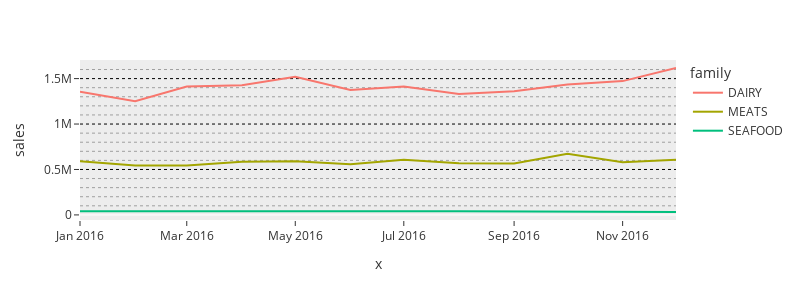

Notebook cell for this chart:
### Markdown cell above
# Plotly

### Code cell
fig = px.line(
    df2, 
    x=df2.index.values,
    y="sales",
    color='family',
    width=800, 
    height=300,
    template='ggplot2'
)

fig.update_xaxes(showgrid=False)
fig.update_yaxes(
    showgrid=True,
    gridwidth=1, # Ancho de las líneas en pixeles
    gridcolor='black', # Colores disponibles: https://developer.mozilla.org/en-US/docs/Web/CSS/named-color
    griddash='dot', # Estilos de lineas: "solid", "dot", "dash", "longdash", "dashdot", o "longdashdot"
    minor_griddash='dot', # Estilos de los ejes menores
    # No hay forma de cambiar la opacidad
)

fig.show()

### Figure 1 — Plotly figure (JSON) as saved in the notebook; plotly's stock layout.template omitted (floating-point values rounded to 4 significant figures)
{"data": [{"hovertemplate": "family=DAIRY<br>x=%{x}<br>sales=%{y}<extra></extra>", "legendgroup": "DAIRY", "line": {"color": "#F8766D", "dash": "solid"}, "marker": {"symbol": "circle"}, "mode": "lines", "name": "DAIRY", "orientation": "v", "showlegend": true, "type": "scatter", "x": ["2016-01", "2016-02", "2016-03", "2016-04", "2016-05", "2016-06", "2016-07", "2016-08", "2016-09", "2016-10", "2016-11", "2016-12"], "xaxis": "x", "y": [1354875, 1250980, 1411860, 1427146, 1520885, 1373631, 1412688, 1330689, 1360984, 1434197, 1472571, 1616687], "yaxis": "y"}, {"hovertemplate": "family=MEATS<br>x=%{x}<br>sales=%{y}<extra></extra>", "legendgroup": "MEATS", "line": {"color": "#A3A500", "dash": "solid"}, "marker": {"symbol": "circle"}, "mode": "lines", "name": "MEATS", "orientation": "v", "showlegend": true, "type": "scatter", "x": ["2016-01", "2016-02", "2016-03", "2016-04", "2016-05", "2016-06", "2016-07", "2016-08", "2016-09", "2016-10", "2016-11", "2016-12"], "xaxis": "x", "y": [591100.0, 545000.0, 543500.0, 583700.0, 591500.0, 557500.0, 607700.0, 568500.0, 565000.0, 672100.0, 579000.0, 606000.0], "yaxis": "y"}, {"hovertemplate": "family=SEAFOOD<br>x=%{x}<br>sales=%{y}<extra></extra>", "legendgroup": "SEAFOOD", "line": {"color": "#00BF7D", "dash": "solid"}, "marker": {"symbol": "circle"}, "mode": "lines", "name": "SEAFOOD", "orientation": "v", "showlegend": true, "type": "scatter", "x": ["2016-01", "2016-02", "2016-03", "2016-04", "2016-05", "2016-06", "2016-07", "2016-08", "2016-09", "2016-10", "2016-11", "2016-12"], "xaxis": "x", "y": [39270.0, 37060.0, 39250.0, 39350.0, 40020.0, 36850.0, 39440.0, 39490.0, 39020.0, 40270.0, 35420.0, 32010.0], "yaxis": "y"}], "layout": {"height": 300, "legend": {"title": {"text": "family"}, "tracegroupgap": 0}, "margin": {"t": 60}, "width": 800, "xaxis": {"anchor": "y", "domain": [0, 1], "showgrid": false, "title": {"text": "x"}}, "yaxis": {"anchor": "x", "domain": [0, 1], "gridcolor": "black", "griddash": "dot", "gridwidth": 1, "minor": {"griddash": "dot"}, "showgrid": true, "title": {"text": "sales"}}}}
